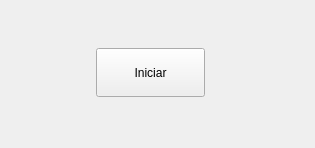
<?xml version="1.0" encoding="UTF-8"?>
<ui version="4.0">
 <class>MainWindow</class>
 <widget class="QMainWindow" name="MainWindow">
  <property name="geometry">
   <rect>
    <x>0</x>
    <y>0</y>
    <width>315</width>
    <height>148</height>
   </rect>
  </property>
  <property name="windowTitle">
   <string>MainWindow</string>
  </property>
  <widget class="QWidget" name="centralWidget">
   <widget class="QPushButton" name="pushButton">
    <property name="geometry">
     <rect>
      <x>96</x>
      <y>48</y>
      <width>109</width>
      <height>49</height>
     </rect>
    </property>
    <property name="text">
     <string>Iniciar</string>
    </property>
   </widget>
  </widget>
 </widget>
 <layoutdefault spacing="6" margin="11"/>
 <resources/>
 <connections/>
</ui>
